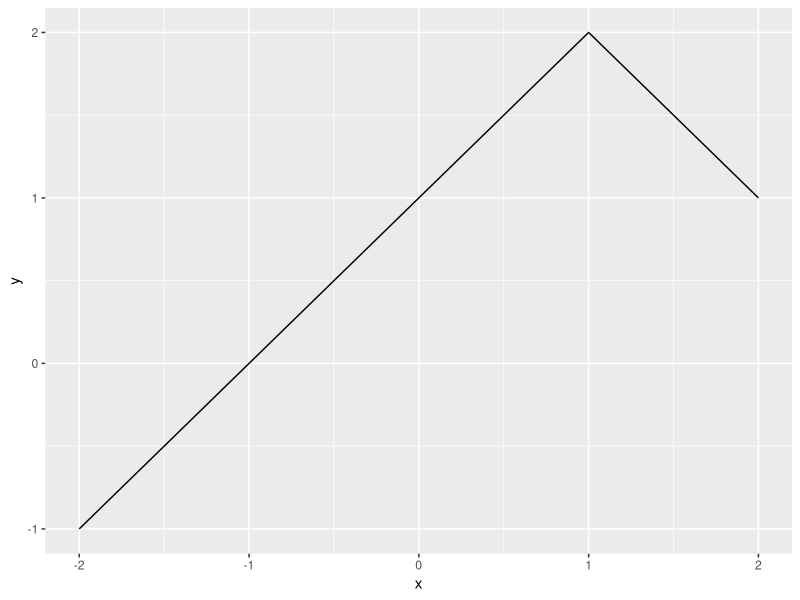

Source code (R):
## ---- chunk 1
library(GGally)

x = -2:2
y = 1 + x + -2 * (x - 1)^2 * (x >= 1)

df = data.frame(x = x, y = y)

ggplot(df, aes(x, y)) +
  geom_line() +
  labs(x = "x", y = "y")
